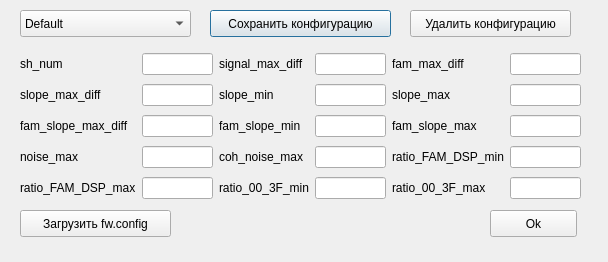
<?xml version="1.0" encoding="UTF-8"?>
<ui version="4.0">
 <class>LimitParams</class>
 <widget class="QDialog" name="LimitParams">
  <property name="geometry">
   <rect>
    <x>0</x>
    <y>0</y>
    <width>608</width>
    <height>262</height>
   </rect>
  </property>
  <property name="windowTitle">
   <string>Dialog</string>
  </property>
  <widget class="QPushButton" name="pushButton">
   <property name="geometry">
    <rect>
     <x>210</x>
     <y>10</y>
     <width>181</width>
     <height>27</height>
    </rect>
   </property>
   <property name="text">
    <string>Сохранить конфигурацию</string>
   </property>
  </widget>
  <widget class="QComboBox" name="comboBox">
   <property name="geometry">
    <rect>
     <x>20</x>
     <y>10</y>
     <width>171</width>
     <height>27</height>
    </rect>
   </property>
   <item>
    <property name="text">
     <string>Default</string>
    </property>
   </item>
  </widget>
  <widget class="QPushButton" name="deleteConf_button">
   <property name="geometry">
    <rect>
     <x>410</x>
     <y>10</y>
     <width>161</width>
     <height>27</height>
    </rect>
   </property>
   <property name="text">
    <string>Удалить конфигурацию</string>
   </property>
  </widget>
  <widget class="QWidget" name="gridLayoutWidget_3">
   <property name="geometry">
    <rect>
     <x>20</x>
     <y>50</y>
     <width>561</width>
     <height>153</height>
    </rect>
   </property>
   <layout class="QGridLayout" name="gridLayout_3">
    <item row="1" column="3">
     <widget class="QLineEdit" name="lineEdit_5"/>
    </item>
    <item row="0" column="4">
     <widget class="QLabel" name="label_3">
      <property name="text">
       <string>fam_max_diff</string>
      </property>
     </widget>
    </item>
    <item row="2" column="3">
     <widget class="QLineEdit" name="lineEdit_8"/>
    </item>
    <item row="4" column="0">
     <widget class="QLabel" name="label_14">
      <property name="text">
       <string>ratio_FAM_DSP_max</string>
      </property>
     </widget>
    </item>
    <item row="4" column="2">
     <widget class="QLabel" name="label_15">
      <property name="text">
       <string>ratio_00_3F_min</string>
      </property>
     </widget>
    </item>
    <item row="1" column="2">
     <widget class="QLabel" name="label_6">
      <property name="text">
       <string>slope_min</string>
      </property>
     </widget>
    </item>
    <item row="2" column="5">
     <widget class="QLineEdit" name="lineEdit_9"/>
    </item>
    <item row="1" column="5">
     <widget class="QLineEdit" name="lineEdit_4"/>
    </item>
    <item row="2" column="0">
     <widget class="QLabel" name="label_7">
      <property name="text">
       <string>fam_slope_max_diff</string>
      </property>
     </widget>
    </item>
    <item row="0" column="1">
     <widget class="QLineEdit" name="lineEdit"/>
    </item>
    <item row="4" column="5">
     <widget class="QLineEdit" name="lineEdit_16"/>
    </item>
    <item row="3" column="4">
     <widget class="QLabel" name="label_10">
      <property name="text">
       <string>ratio_FAM_DSP_min</string>
      </property>
     </widget>
    </item>
    <item row="4" column="3">
     <widget class="QLineEdit" name="lineEdit_14"/>
    </item>
    <item row="1" column="0">
     <widget class="QLabel" name="label_5">
      <property name="text">
       <string>slope_max_diff</string>
      </property>
     </widget>
    </item>
    <item row="0" column="3">
     <widget class="QLineEdit" name="lineEdit_2"/>
    </item>
    <item row="0" column="0">
     <widget class="QLabel" name="label">
      <property name="text">
       <string>sh_num</string>
      </property>
     </widget>
    </item>
    <item row="2" column="1">
     <widget class="QLineEdit" name="lineEdit_7"/>
    </item>
    <item row="0" column="5">
     <widget class="QLineEdit" name="lineEdit_3"/>
    </item>
    <item row="3" column="2">
     <widget class="QLabel" name="label_13">
      <property name="text">
       <string>coh_noise_max</string>
      </property>
     </widget>
    </item>
    <item row="3" column="0">
     <widget class="QLabel" name="label_11">
      <property name="text">
       <string>noise_max</string>
      </property>
     </widget>
    </item>
    <item row="3" column="3">
     <widget class="QLineEdit" name="lineEdit_10"/>
    </item>
    <item row="4" column="1">
     <widget class="QLineEdit" name="lineEdit_13"/>
    </item>
    <item row="2" column="4">
     <widget class="QLabel" name="label_12">
      <property name="text">
       <string>fam_slope_max</string>
      </property>
     </widget>
    </item>
    <item row="2" column="2">
     <widget class="QLabel" name="label_9">
      <property name="text">
       <string>fam_slope_min</string>
      </property>
     </widget>
    </item>
    <item row="1" column="1">
     <widget class="QLineEdit" name="lineEdit_6"/>
    </item>
    <item row="0" column="2">
     <widget class="QLabel" name="label_2">
      <property name="text">
       <string>signal_max_diff</string>
      </property>
     </widget>
    </item>
    <item row="3" column="5">
     <widget class="QLineEdit" name="lineEdit_12"/>
    </item>
    <item row="3" column="1">
     <widget class="QLineEdit" name="lineEdit_11"/>
    </item>
    <item row="4" column="4">
     <widget class="QLabel" name="label_16">
      <property name="text">
       <string>ratio_00_3F_max</string>
      </property>
     </widget>
    </item>
    <item row="1" column="4">
     <widget class="QLabel" name="label_4">
      <property name="text">
       <string>slope_max</string>
      </property>
     </widget>
    </item>
   </layout>
  </widget>
  <widget class="QPushButton" name="pushButton_2">
   <property name="geometry">
    <rect>
     <x>20</x>
     <y>210</y>
     <width>151</width>
     <height>27</height>
    </rect>
   </property>
   <property name="text">
    <string>Загрузить fw.config</string>
   </property>
  </widget>
  <widget class="QPushButton" name="pushButton_4">
   <property name="geometry">
    <rect>
     <x>490</x>
     <y>210</y>
     <width>87</width>
     <height>27</height>
    </rect>
   </property>
   <property name="text">
    <string>Ok</string>
   </property>
  </widget>
  <zorder>pushButton</zorder>
  <zorder>comboBox</zorder>
  <zorder>deleteConf_button</zorder>
  <zorder>lineEdit_16</zorder>
  <zorder>label_16</zorder>
  <zorder>label_3</zorder>
  <zorder>lineEdit_2</zorder>
  <zorder>lineEdit_2</zorder>
  <zorder>lineEdit_8</zorder>
  <zorder>label_2</zorder>
  <zorder>gridLayoutWidget_3</zorder>
  <zorder>pushButton_2</zorder>
  <zorder>pushButton_4</zorder>
 </widget>
 <resources/>
 <connections/>
</ui>
